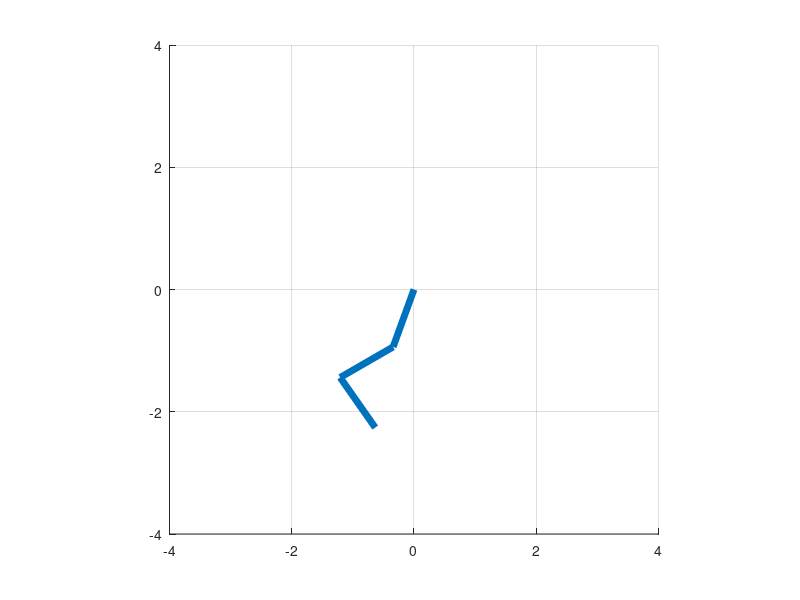

Write the MATLAB code that produced this figure. (Note: this script raises an error after producing the figure.)
function skeleton_demo()
    
    close all;

    % defines joint positions in rest pose
    trans0 = [0,0];
    trans1 = [0,1]; % Offset with respect joint 0 in rest pose
    trans2 = [0,1]; % Offset with respect joint 1 in rest pose
    trans3 = [0,1]; % Offset with respect joint 2 in rest pose
    
    rot1 = 160;      % Local rotation for first joint
    rot2 = -40;      % Local rotation for second joint
    rot3 = 95;       % Local rotation for third joint
    
    % puts skeleton defintion in vector
    skeleton = [trans0; trans1; trans2; trans3];
    rots = [rot1 rot2 rot3];
    
    figure;
    hold on;
    grid on;
    axis equal;
    xlim([-4 4]);
    ylim([-4 4]);
    
    plot_skeleton(skeleton, rots);
    
    hold off;
end

function plot_skeleton(skeleton, rots)
                      
    rot1 = rots(1);
    rot2 = rots(2);
    rot3 = rots(3);
    
    % Computes first joint position     
    rot0_matrix = [ 1 0 0;  
                    0 1 0; 
                    0 0 1]; 
                
    trans0_matrix = [1 0 skeleton(1,1);
                     0 1 skeleton(1,2);
                     0 0 1]; 
                 
    joint_one_pos = rot0_matrix * trans0_matrix;
    
    % Computes second joint position 
    rot1_matrix = [ +cosd(rot1) -sind(rot1) 0;  
                    +sind(rot1) +cosd(rot1) 0; 
                    0          0          1 ];      
        
    trans1_matrix = [1 0 skeleton(2,1);
                     0 1 skeleton(2,2);
                     0 0 1]; 
         
    joint_two_pos     =   rot0_matrix * trans0_matrix ...
                        * rot1_matrix * trans1_matrix ;
    
    line([joint_two_pos(1,3),joint_one_pos(1,3)],...
         [joint_two_pos(2,3),joint_one_pos(2,3)], 'LineWidth', 5);
    
    % Computes third joint position 
    rot2_matrix = [ +cosd(rot2) -sind(rot2) 0;  
                    +sind(rot2) +cosd(rot2) 0; 
                    0          0          1 ];      
        
    trans2_matrix = [1 0 skeleton(3,1);
                     0 1 skeleton(3,2);
                     0 0 1]; 
                
    joint_three_pos     =   rot0_matrix * trans0_matrix * ...
                            rot1_matrix * trans1_matrix * ... 
                            rot2_matrix * trans2_matrix ;
    
    line([joint_three_pos(1,3),joint_two_pos(1,3)],[joint_three_pos(2,3),joint_two_pos(2,3)], 'LineWidth', 5);
    
    % Computes fourth joint position 
    rot3_matrix = [ +cosd(rot3) -sind(rot3) 0;  
                    +sind(rot3) +cosd(rot3) 0; 
                     0           0          1 ];      
        
    trans3_matrix = [1 0 skeleton(4,1);
                     0 1 skeleton(4,2);
                     0 0 1]; 
                
    joint_four_pos = rot0_matrix * trans0_matrix * ...
                     rot1_matrix * trans1_matrix * ... 
                     rot2_matrix * trans2_matrix * ...
                     rot3_matrix * trans3_matrix;
   
    line([joint_four_pos(1,3),joint_three_pos(1,3)],[joint_four_pos(2,3),joint_three_pos(2,3)], 'LineWidth', 5);
    
    % plot joints 
    scatter(joint_one_pos(1,3), joint_one_pos(2,3),450,'o','filled','r');
    scatter(joint_two_pos(1,3), joint_two_pos(2,3),250,'o','filled','MarkerFaceColor',[.50 .8 .1]);
    scatter(joint_three_pos(1,3), joint_three_pos(2,3),250,'o','filled','MarkerFaceColor',[.50 .8 .1]);
end
